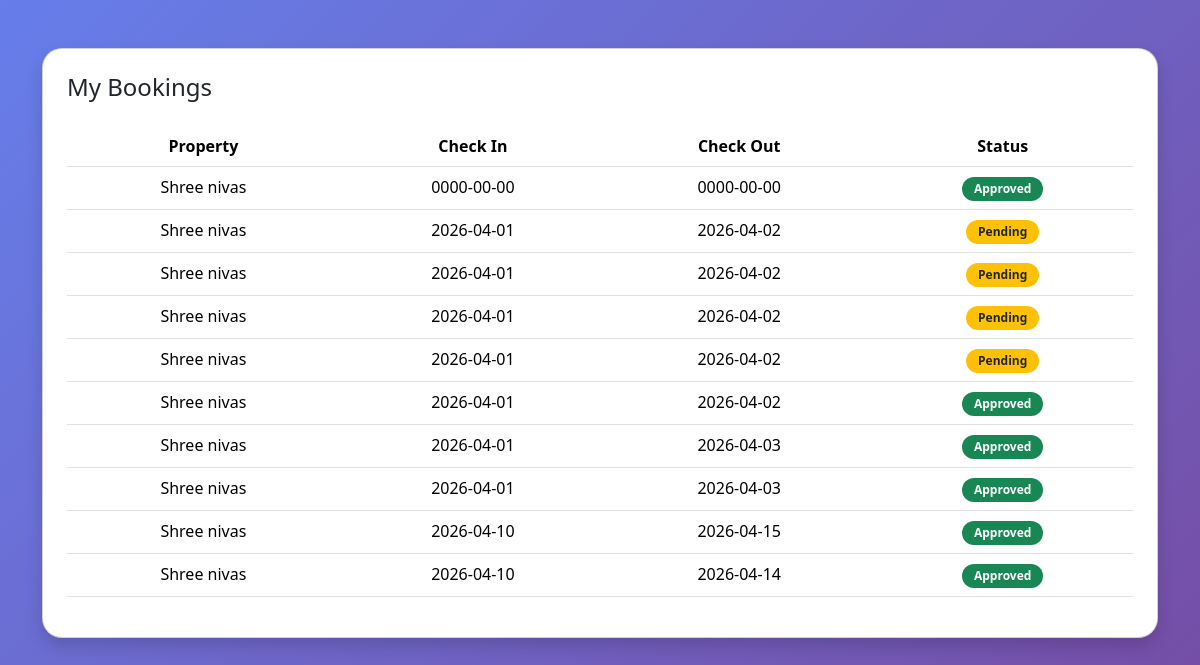
The page /buyer/my_bookings.php (signed in) on the database its author committed.
### tables this page shows
CREATE TABLE `bookings` (
  `id` int(11) NOT NULL,
  `user_id` int(11) NOT NULL,
  `property_id` int(11) NOT NULL,
  `check_in` date NOT NULL,
  `check_out` date NOT NULL,
  `total_price` decimal(10,2) NOT NULL,
  `status` enum('pending','approved','rejected','completed') DEFAULT 'pending',
  `created_at` timestamp NOT NULL DEFAULT current_timestamp()
);

CREATE TABLE `properties` (
  `id` int(11) NOT NULL,
  `seller_id` int(11) NOT NULL,
  `title` varchar(255) NOT NULL,
  `property_type` varchar(100) DEFAULT NULL,
  `price` decimal(10,2) NOT NULL,
  `location` varchar(255) DEFAULT NULL,
  `description` text DEFAULT NULL,
  `status` enum('available','booked','inactive') DEFAULT 'available',
  `created_at` timestamp NOT NULL DEFAULT current_timestamp()
);

### buyer/my_bookings.php (the view, shortened to what this page needs)
<?php
include "../include/db.php";
$buyer_id = $_SESSION['user_id'];
$stmt = $conn->prepare("
SELECT b.*, p.title
FROM bookings b
JOIN properties p ON b.property_id=p.id
WHERE b.user_id=?
");
$stmt->bind_param("i",$buyer_id);
$stmt->execute();
$result = $stmt->get_result();
?>
<!DOCTYPE html>
<html>
<head>
<link href="https://cdn.jsdelivr.net/npm/bootstrap@5.3.2/dist/css/bootstrap.min.css" rel="stylesheet">
</head>
<body>
<div class="container py-5">
<div class="card shadow p-4">
<h4 class="mb-4">My Bookings</h4>
<table class="table text-center">
<tr>
    <th>Property</th>
    <th>Check In</th>
    <th>Check Out</th>
    <th>Status</th>
</tr>
<?php while($row=$result->fetch_assoc()){ ?>
<tr>
    <td><?= $row['title'] ?></td>
    <td><?= $row['check_in'] ?></td>
    <td><?= $row['check_out'] ?></td>
    <td>
        <?php if($row['status']=="pending"){ ?>
            <span class="badge bg-warning text-dark">Pending</span>
        <?php } elseif($row['status']=="approved"){ ?>
            <span class="badge bg-success">Approved</span>
        <?php } else { ?>
            <span class="badge bg-danger">Rejected</span>
        <?php } ?>
    </td>
</tr>
<?php } ?>
</table>
</div>
</div>
</body>
</html>

### buyer/my_bookings.php (style rules this page uses)
body { background: linear-gradient(135deg,#667eea,#764ba2); min-height:100vh; }
.card { border-radius:20px; }
.badge { padding:6px 12px; border-radius:20px; }

### rows shown on the page
bookings: property.title "Shree nivas", check_in "0000-00-00", check_out "0000-00-00", status "Approved"
bookings: property.title "Shree nivas", check_in "2026-04-01", check_out "2026-04-02", status "Pending"
bookings: property.title "Shree nivas", check_in "2026-04-01", check_out "2026-04-02", status "Pending"
bookings: property.title "Shree nivas", check_in "2026-04-01", check_out "2026-04-02", status "Pending"
bookings: property.title "Shree nivas", check_in "2026-04-01", check_out "2026-04-02", status "Pending"
bookings: property.title "Shree nivas", check_in "2026-04-01", check_out "2026-04-02", status "Approved"
bookings: property.title "Shree nivas", check_in "2026-04-01", check_out "2026-04-03", status "Approved"
bookings: property.title "Shree nivas", check_in "2026-04-01", check_out "2026-04-03", status "Approved"
bookings: property.title "Shree nivas", check_in "2026-04-10", check_out "2026-04-15", status "Approved"
bookings: property.title "Shree nivas", check_in "2026-04-10", check_out "2026-04-14", status "Approved"
